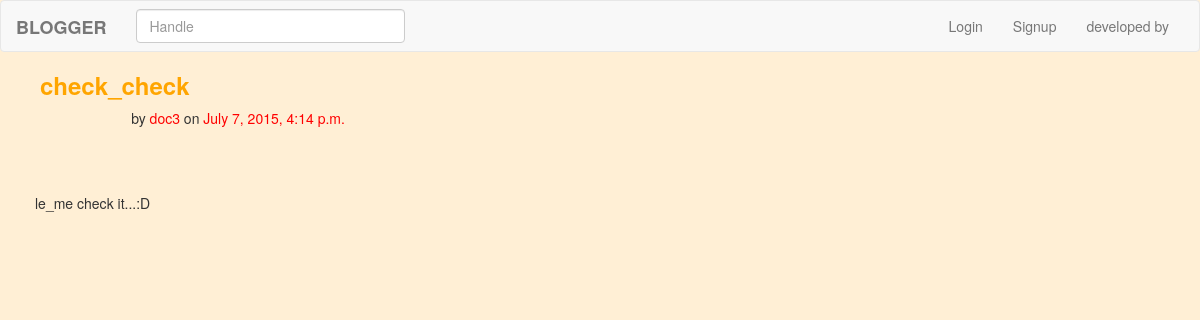
/blogs/read_blog/check_check, run on the app's committed database.
### blogs/models.py (models this page shows)
class Post(models.Model):
	title = models.CharField(max_length=64,unique=True)
	date = models.DateTimeField()
	author = models.ForeignKey(Author)
	body = models.TextField()
 	slug=models.SlugField()
 	def save(self,* args, **kwargs) :
		self.slug=slugify(self.title)
		super(Post,self).save(*args, **kwargs)
	def __str__(self):
		return "%s" % (self.title)

class Author(models.Model):
	user = models.OneToOneField(User)
	handle=models.CharField(max_length=30,primary_key=True)
	image=models.ImageField(null=True)
	def __str__(self):
		return "%s" %(self.user.username)

### blogs/views.py (the view)
# urls.py: url(r'^read_blog/(?P<blg>[\w\-]+)$',views.read_blog,name='read_blog'),
def read_blog(request,blg) :
	if blg:
		blog=Post.objects.get(slug=blg)
		return render(request,'read_blog.html',{'blog':blog})
	else :
		return index(request)

### templates/read_blog.html (shortened to what this page needs)
{% extends 'base.html' %}
{% load staticfiles %}
{% block block1 %}
	<h3 style="margin-left:40px ; color:orange"><b> {{ blog.title }} </b> </h3>
			<p style="display:inline ; margin-left:100px ; "> &nbsp; &nbsp; &nbsp; &nbsp;
			by	<p style="color:red ; display:inline">{{ blog.author.handle }} </p>
			 		on  <p style="color:red ; display:inline">{{ blog.date }}</p>
			</p>
<div id="blog_body" style="margin-left:20px;margin-top:50px;border:0px solid #D3D3D3;margin-right:20px;padding:15px;">
<p>
{{ blog.body|safe }}
</p>
</div>
{% endblock %}

### data on the page
Post: title "check_check", author.handle "doc3", date "July 7, 2015, 4:14 p.m.", body "le_me check it...:D"
